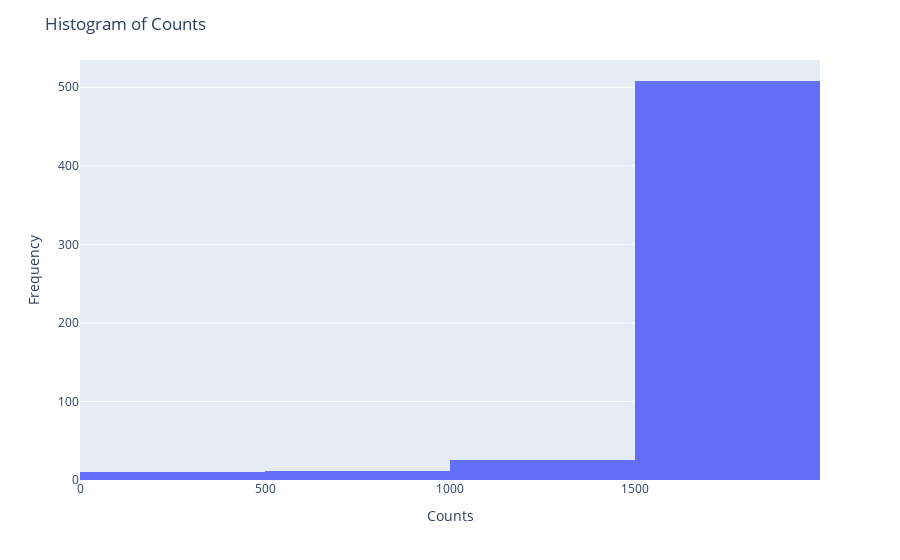

Notebook code cell kept with this figure:
### Code cell
# Convert the Series to a DataFrame and reset the index
df_grouped = df.groupby("permno_id").size().sort_values(ascending=False).reset_index(name="counts")

# Now, 'permno_id' and 'counts' are columns in df_grouped
fig = px.histogram(df_grouped, x="counts", nbins=5)  # Adjust nbins as needed for bin size
fig.update_layout(title="Histogram of Counts", xaxis_title="Counts", yaxis_title="Frequency")
fig.show()

df_grouped["counts"].describe()

### Figure 1 — Plotly figure (JSON) as saved in the notebook; plotly's stock layout.template omitted (floating-point values rounded to 4 significant figures; data arrays with more than 128 entries replaced by an {"elided": "..."} marker saying what was removed)
{"data": [{"alignmentgroup": "True", "bingroup": "x", "hovertemplate": "counts=%{x}<br>count=%{y}<extra></extra>", "legendgroup": "", "marker": {"color": "#636efa", "pattern": {"shape": ""}}, "name": "", "nbinsx": 5, "offsetgroup": "", "orientation": "v", "showlegend": false, "type": "histogram", "x": {"elided": "554 int values"}, "xaxis": "x", "yaxis": "y"}], "layout": {"barmode": "relative", "legend": {"tracegroupgap": 0}, "margin": {"t": 60}, "title": {"text": "Histogram of Counts"}, "xaxis": {"anchor": "y", "domain": [0, 1], "title": {"text": "Counts"}}, "yaxis": {"anchor": "x", "domain": [0, 1], "title": {"text": "Frequency"}}}}
